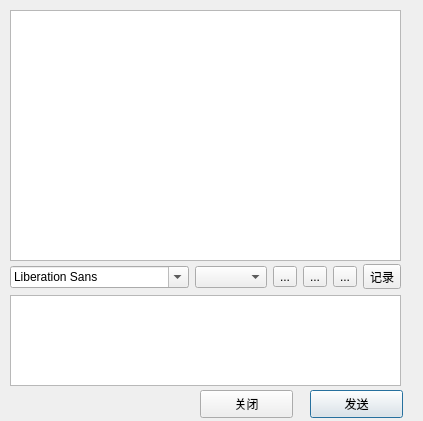
<?xml version="1.0" encoding="UTF-8"?>
<ui version="4.0">
 <class>chat</class>
 <widget class="QDialog" name="chat">
  <property name="geometry">
   <rect>
    <x>0</x>
    <y>0</y>
    <width>423</width>
    <height>421</height>
   </rect>
  </property>
  <property name="minimumSize">
   <size>
    <width>423</width>
    <height>421</height>
   </size>
  </property>
  <property name="maximumSize">
   <size>
    <width>600</width>
    <height>421</height>
   </size>
  </property>
  <property name="windowTitle">
   <string>Dialog</string>
  </property>
  <widget class="QPushButton" name="send_chat">
   <property name="geometry">
    <rect>
     <x>310</x>
     <y>390</y>
     <width>93</width>
     <height>28</height>
    </rect>
   </property>
   <property name="text">
    <string>发送</string>
   </property>
  </widget>
  <widget class="QPushButton" name="close_chat">
   <property name="geometry">
    <rect>
     <x>200</x>
     <y>390</y>
     <width>93</width>
     <height>28</height>
    </rect>
   </property>
   <property name="text">
    <string>关闭</string>
   </property>
  </widget>
  <widget class="QWidget" name="horizontalLayoutWidget">
   <property name="geometry">
    <rect>
     <x>10</x>
     <y>260</y>
     <width>391</width>
     <height>34</height>
    </rect>
   </property>
   <layout class="QHBoxLayout">
    <item>
     <widget class="QFontComboBox" name="fontComboBox"/>
    </item>
    <item>
     <widget class="QComboBox" name="front_size"/>
    </item>
    <item>
     <widget class="QToolButton" name="QQface">
      <property name="text">
       <string>...</string>
      </property>
      <property name="icon">
       <iconset>
        <normaloff>face/2.gif</normaloff>face/2.gif</iconset>
      </property>
     </widget>
    </item>
    <item>
     <widget class="QToolButton" name="front_color">
      <property name="text">
       <string>...</string>
      </property>
      <property name="icon">
       <iconset>
        <activeon>face/textcolor.png</activeon>
       </iconset>
      </property>
     </widget>
    </item>
    <item>
     <widget class="QToolButton" name="filetrans">
      <property name="text">
       <string>...</string>
      </property>
      <property name="icon">
       <iconset>
        <activeon>face/fileopen.png</activeon>
       </iconset>
      </property>
     </widget>
    </item>
    <item>
     <widget class="QToolButton" name="toolButton_4">
      <property name="text">
       <string>记录</string>
      </property>
     </widget>
    </item>
   </layout>
   <zorder>fontComboBox</zorder>
   <zorder>front_size</zorder>
   <zorder>QQface</zorder>
   <zorder>filetrans</zorder>
   <zorder>toolButton_4</zorder>
   <zorder>front_color</zorder>
  </widget>
  <widget class="QWidget" name="gridLayoutWidget">
   <property name="geometry">
    <rect>
     <x>10</x>
     <y>10</y>
     <width>391</width>
     <height>251</height>
    </rect>
   </property>
   <layout class="QGridLayout" name="gridLayout">
    <item row="0" column="0" rowspan="2">
     <widget class="QTextBrowser" name="textBrowser"/>
    </item>
   </layout>
  </widget>
  <widget class="QWidget" name="gridLayoutWidget_2">
   <property name="geometry">
    <rect>
     <x>10</x>
     <y>295</y>
     <width>391</width>
     <height>91</height>
    </rect>
   </property>
   <layout class="QGridLayout" name="gridLayout_2">
    <item row="0" column="0">
     <widget class="QTextEdit" name="textEdit"/>
    </item>
   </layout>
  </widget>
  <widget class="QWidget" name="widget" native="true">
   <property name="geometry">
    <rect>
     <x>410</x>
     <y>20</y>
     <width>181</width>
     <height>191</height>
    </rect>
   </property>
  </widget>
 </widget>
 <resources/>
 <connections/>
</ui>
